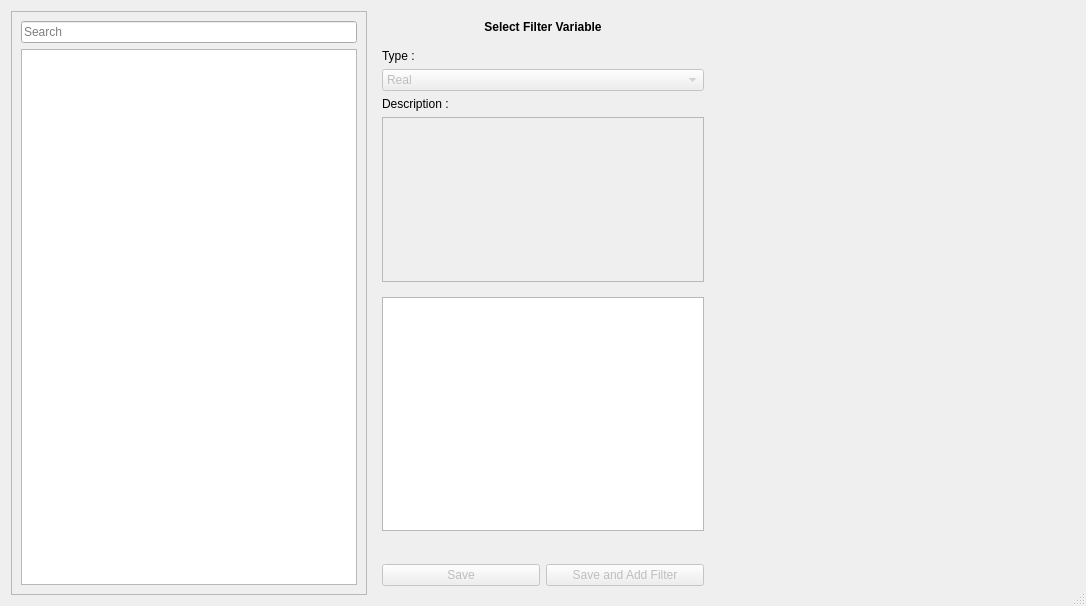
<?xml version="1.0" encoding="UTF-8"?>
<ui version="4.0">
 <class>AddFilterDialog</class>
 <widget class="QDialog" name="AddFilterDialog">
  <property name="windowModality">
   <enum>Qt::ApplicationModal</enum>
  </property>
  <property name="geometry">
   <rect>
    <x>0</x>
    <y>0</y>
    <width>1086</width>
    <height>606</height>
   </rect>
  </property>
  <property name="windowTitle">
   <string>Add Filter</string>
  </property>
  <property name="locale">
   <locale language="English" country="UnitedStates"/>
  </property>
  <property name="sizeGripEnabled">
   <bool>true</bool>
  </property>
  <property name="modal">
   <bool>true</bool>
  </property>
  <layout class="QHBoxLayout" name="horizontalLayout" stretch="3,1,3">
   <item>
    <widget class="QFrame" name="frame_3">
     <property name="frameShape">
      <enum>QFrame::StyledPanel</enum>
     </property>
     <property name="frameShadow">
      <enum>QFrame::Raised</enum>
     </property>
     <layout class="QVBoxLayout" name="verticalLayout_2">
      <item>
       <widget class="QLineEdit" name="search_box">
        <property name="placeholderText">
         <string>Search</string>
        </property>
       </widget>
      </item>
      <item>
       <widget class="QTableView" name="tableView">
        <property name="sizePolicy">
         <sizepolicy hsizetype="Preferred" vsizetype="Expanding">
          <horstretch>0</horstretch>
          <verstretch>0</verstretch>
         </sizepolicy>
        </property>
        <property name="alternatingRowColors">
         <bool>true</bool>
        </property>
        <property name="selectionMode">
         <enum>QAbstractItemView::SingleSelection</enum>
        </property>
        <property name="selectionBehavior">
         <enum>QAbstractItemView::SelectRows</enum>
        </property>
        <property name="sortingEnabled">
         <bool>true</bool>
        </property>
        <property name="cornerButtonEnabled">
         <bool>false</bool>
        </property>
        <attribute name="horizontalHeaderShowSortIndicator" stdset="0">
         <bool>true</bool>
        </attribute>
        <attribute name="horizontalHeaderStretchLastSection">
         <bool>true</bool>
        </attribute>
        <attribute name="verticalHeaderCascadingSectionResizes">
         <bool>true</bool>
        </attribute>
        <attribute name="verticalHeaderShowSortIndicator" stdset="0">
         <bool>false</bool>
        </attribute>
        <attribute name="verticalHeaderStretchLastSection">
         <bool>true</bool>
        </attribute>
       </widget>
      </item>
     </layout>
    </widget>
   </item>
   <item>
    <widget class="QFrame" name="frame">
     <property name="minimumSize">
      <size>
       <width>340</width>
       <height>0</height>
      </size>
     </property>
     <property name="frameShape">
      <enum>QFrame::NoFrame</enum>
     </property>
     <property name="frameShadow">
      <enum>QFrame::Raised</enum>
     </property>
     <layout class="QVBoxLayout" name="verticalLayout" stretch="0,0,0">
      <property name="leftMargin">
       <number>0</number>
      </property>
      <property name="rightMargin">
       <number>0</number>
      </property>
      <property name="bottomMargin">
       <number>0</number>
      </property>
      <item>
       <widget class="QLabel" name="var_name">
        <property name="maximumSize">
         <size>
          <width>16777215</width>
          <height>23</height>
         </size>
        </property>
        <property name="font">
         <font>
          <weight>75</weight>
          <bold>true</bold>
         </font>
        </property>
        <property name="text">
         <string>Select Filter Variable</string>
        </property>
        <property name="alignment">
         <set>Qt::AlignHCenter|Qt::AlignTop</set>
        </property>
       </widget>
      </item>
      <item>
       <widget class="QFrame" name="frame_2">
        <property name="frameShape">
         <enum>QFrame::NoFrame</enum>
        </property>
        <property name="frameShadow">
         <enum>QFrame::Raised</enum>
        </property>
        <layout class="QVBoxLayout" name="verticalLayout_3">
         <item>
          <widget class="QLabel" name="label_2">
           <property name="text">
            <string>Type :</string>
           </property>
           <property name="buddy">
            <cstring>var_type_combo</cstring>
           </property>
          </widget>
         </item>
         <item>
          <widget class="QComboBox" name="var_type_combo">
           <property name="enabled">
            <bool>false</bool>
           </property>
           <item>
            <property name="text">
             <string>Real</string>
            </property>
           </item>
           <item>
            <property name="text">
             <string>Nominal</string>
            </property>
           </item>
          </widget>
         </item>
         <item>
          <widget class="QLabel" name="label">
           <property name="text">
            <string>Description :</string>
           </property>
           <property name="buddy">
            <cstring>var_description</cstring>
           </property>
          </widget>
         </item>
         <item>
          <widget class="QPlainTextEdit" name="var_description">
           <property name="enabled">
            <bool>false</bool>
           </property>
           <property name="horizontalScrollBarPolicy">
            <enum>Qt::ScrollBarAlwaysOff</enum>
           </property>
          </widget>
         </item>
         <item>
          <widget class="QStackedWidget" name="details_frame">
           <property name="currentIndex">
            <number>0</number>
           </property>
           <widget class="QWidget" name="nominal_page">
            <layout class="QHBoxLayout" name="horizontalLayout_3">
             <property name="leftMargin">
              <number>0</number>
             </property>
             <property name="rightMargin">
              <number>0</number>
             </property>
             <item>
              <widget class="QTableView" name="labels_names_table">
               <attribute name="horizontalHeaderStretchLastSection">
                <bool>true</bool>
               </attribute>
               <attribute name="verticalHeaderStretchLastSection">
                <bool>false</bool>
               </attribute>
              </widget>
             </item>
            </layout>
           </widget>
           <widget class="QWidget" name="real_page">
            <layout class="QGridLayout" name="gridLayout_3">
             <property name="leftMargin">
              <number>0</number>
             </property>
             <property name="rightMargin">
              <number>0</number>
             </property>
             <item row="5" column="0">
              <widget class="QLabel" name="label_8">
               <property name="text">
                <string>Operation:</string>
               </property>
              </widget>
             </item>
             <item row="5" column="1">
              <widget class="QComboBox" name="operation_combo">
               <item>
                <property name="text">
                 <string>&gt;</string>
                </property>
               </item>
               <item>
                <property name="text">
                 <string>&lt;</string>
                </property>
               </item>
               <item>
                <property name="text">
                 <string>=</string>
                </property>
               </item>
              </widget>
             </item>
             <item row="0" column="0">
              <widget class="QLabel" name="label_4">
               <property name="toolTip">
                <string>Select the expected minimum value for this variable</string>
               </property>
               <property name="text">
                <string>Minimum</string>
               </property>
               <property name="buddy">
                <cstring>minimum_val</cstring>
               </property>
              </widget>
             </item>
             <item row="5" column="5">
              <widget class="QDoubleSpinBox" name="th_spin">
               <property name="locale">
                <locale language="English" country="UnitedStates"/>
               </property>
              </widget>
             </item>
             <item row="0" column="3">
              <spacer name="horizontalSpacer">
               <property name="orientation">
                <enum>Qt::Horizontal</enum>
               </property>
               <property name="sizeHint" stdset="0">
                <size>
                 <width>40</width>
                 <height>20</height>
                </size>
               </property>
              </spacer>
             </item>
             <item row="0" column="1">
              <widget class="QDoubleSpinBox" name="minimum_val">
               <property name="maximum">
                <double>9999.000000000000000</double>
               </property>
              </widget>
             </item>
             <item row="0" column="4">
              <widget class="QLabel" name="label_5">
               <property name="toolTip">
                <string>Select the expected maximum value for this variable</string>
               </property>
               <property name="text">
                <string>Maximum</string>
               </property>
               <property name="buddy">
                <cstring>maximum_val</cstring>
               </property>
              </widget>
             </item>
             <item row="1" column="0">
              <widget class="QLabel" name="label_6">
               <property name="toolTip">
                <string>Select the optimal value for this value, the value that would be considered &quot;good&quot;</string>
               </property>
               <property name="text">
                <string>Optimum</string>
               </property>
              </widget>
             </item>
             <item row="0" column="5">
              <widget class="QDoubleSpinBox" name="maximum_val">
               <property name="maximum">
                <double>9999999.000000000000000</double>
               </property>
              </widget>
             </item>
             <item row="1" column="1">
              <widget class="QSpinBox" name="optimum_val">
               <property name="suffix">
                <string>%</string>
               </property>
               <property name="maximum">
                <number>100</number>
               </property>
              </widget>
             </item>
             <item row="1" column="3">
              <widget class="QLabel" name="optimum_real_value">
               <property name="text">
                <string>0</string>
               </property>
              </widget>
             </item>
             <item row="2" column="0" colspan="6">
              <widget class="QSlider" name="horizontalSlider">
               <property name="locale">
                <locale language="English" country="UnitedStates"/>
               </property>
               <property name="maximum">
                <number>100</number>
               </property>
               <property name="pageStep">
                <number>10</number>
               </property>
               <property name="orientation">
                <enum>Qt::Horizontal</enum>
               </property>
               <property name="tickPosition">
                <enum>QSlider::NoTicks</enum>
               </property>
              </widget>
             </item>
             <item row="1" column="2">
              <widget class="QLabel" name="label_7">
               <property name="text">
                <string> = </string>
               </property>
               <property name="alignment">
                <set>Qt::AlignRight|Qt::AlignTrailing|Qt::AlignVCenter</set>
               </property>
              </widget>
             </item>
             <item row="4" column="0">
              <spacer name="verticalSpacer_2">
               <property name="orientation">
                <enum>Qt::Vertical</enum>
               </property>
               <property name="sizeHint" stdset="0">
                <size>
                 <width>20</width>
                 <height>91</height>
                </size>
               </property>
              </spacer>
             </item>
             <item row="5" column="4">
              <widget class="QLabel" name="label_9">
               <property name="text">
                <string>Threshold:</string>
               </property>
              </widget>
             </item>
             <item row="6" column="0">
              <spacer name="verticalSpacer">
               <property name="orientation">
                <enum>Qt::Vertical</enum>
               </property>
               <property name="sizeHint" stdset="0">
                <size>
                 <width>20</width>
                 <height>40</height>
                </size>
               </property>
              </spacer>
             </item>
             <item row="3" column="0" colspan="6">
              <widget class="QPushButton" name="reset_real_meta">
               <property name="text">
                <string>Reset Minimum, Maximum and Optimum</string>
               </property>
              </widget>
             </item>
            </layout>
           </widget>
          </widget>
         </item>
        </layout>
       </widget>
      </item>
      <item>
       <widget class="QFrame" name="frame_4">
        <property name="frameShape">
         <enum>QFrame::NoFrame</enum>
        </property>
        <property name="frameShadow">
         <enum>QFrame::Raised</enum>
        </property>
        <layout class="QHBoxLayout" name="horizontalLayout_2">
         <item>
          <widget class="QPushButton" name="save_button">
           <property name="enabled">
            <bool>false</bool>
           </property>
           <property name="text">
            <string>Save</string>
           </property>
          </widget>
         </item>
         <item>
          <widget class="QPushButton" name="select_button">
           <property name="enabled">
            <bool>false</bool>
           </property>
           <property name="text">
            <string>Save and Add Filter</string>
           </property>
          </widget>
         </item>
        </layout>
       </widget>
      </item>
     </layout>
    </widget>
   </item>
   <item>
    <widget class="QFrame" name="plot_frame">
     <property name="minimumSize">
      <size>
       <width>300</width>
       <height>0</height>
      </size>
     </property>
     <property name="frameShape">
      <enum>QFrame::NoFrame</enum>
     </property>
     <property name="frameShadow">
      <enum>QFrame::Raised</enum>
     </property>
    </widget>
   </item>
  </layout>
 </widget>
 <resources/>
 <connections/>
</ui>
